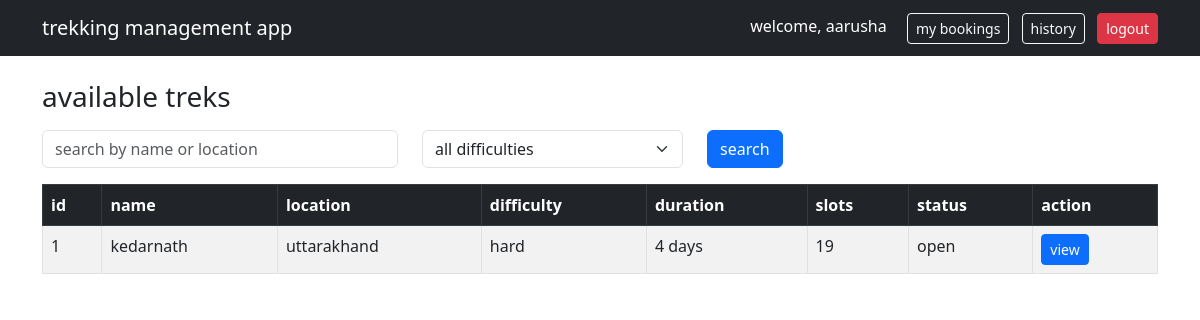
Before: /user/dashboard (signed in) with the older database file.
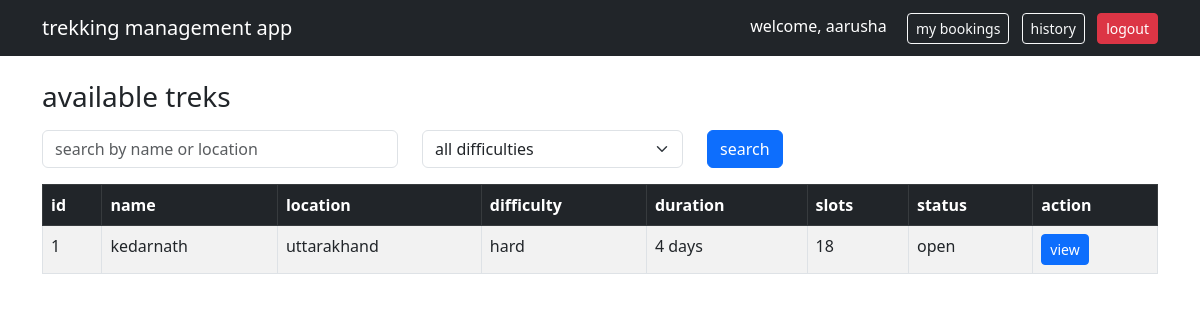
After: the same page with the newer database file.
### database.py (models this page shows)
class Trek(db.Model):
    __tablename__ = 'trek'
    id = db.Column(db.Integer, primary_key=True)
    name = db.Column(db.String(120), nullable=False)
    location = db.Column(db.String(120), nullable=False)
    difficulty = db.Column(db.String(20), nullable=False)
    duration = db.Column(db.Integer, nullable=False)
    available_slots = db.Column(db.Integer, nullable=False)
    status = db.Column(db.String(20), default='pending')
    start_date = db.Column(db.DateTime, nullable=True)
    end_date = db.Column(db.DateTime, nullable=True)
    assigned_staff_id = db.Column(db.Integer, db.ForeignKey('staff.id'), nullable=True)
    bookings = db.relationship('Booking', backref='trek', lazy=True)

### app.py (the view)
@app.route('/user/dashboard')
def user_dashboard():
    if session.get('role') != 'user':
        return redirect(url_for('login'))
    search = request.args.get('search', '')
    difficulty = request.args.get('difficulty', '')
    query = Trek.query.filter_by(status='open')
    if search:
        query = query.filter(Trek.name.contains(search) | Trek.location.contains(search))
    if difficulty:
        query = query.filter_by(difficulty=difficulty)
    treks = query.all()
    return render_template('user/dashboard.html', treks=treks, search=search, difficulty=difficulty)

### templates/user/dashboard.html (shortened to what this page needs)
<!DOCTYPE html>
<html lang="en">
<head>
    <link href="https://cdn.jsdelivr.net/npm/bootstrap@5.3.0-alpha1/dist/css/bootstrap.min.css" rel="stylesheet">
</head>
<body>
<nav class="navbar navbar-dark bg-dark">
    <div class="container">
        <a class="navbar-brand">trekking management app</a>
        <div>
            <span class="text-white me-3">welcome, {{ session['name'] }}</span>
            <a href="/user/bookings" class="btn btn-outline-light btn-sm me-2">my bookings</a>
            <a href="/user/history" class="btn btn-outline-light btn-sm me-2">history</a>
            <a href="/logout" class="btn btn-danger btn-sm">logout</a>
        </div>
    </div>
</nav>
<div class="container mt-4">
    <h3>available treks</h3>
    <form method="GET" class="row mt-3 mb-3">
        <div class="col-md-4">
            <input type="text" name="search" value="{{ search }}" class="form-control" placeholder="search by name or location">
        </div>
        <div class="col-md-3">
            <select name="difficulty" class="form-select">
                <option value="">all difficulties</option>
            </select>
        </div>
        <div class="col-md-2">
            <button type="submit" class="btn btn-primary">search</button>
        </div>
    </form>
    <table class="table table-bordered table-striped">
        <thead class="table-dark">
            <tr>
                <th>id</th>
                <th>name</th>
                <th>location</th>
                <th>difficulty</th>
                <th>duration</th>
                <th>slots</th>
                <th>status</th>
                <th>action</th>
            </tr>
        </thead>
        <tbody>
            {% for trek in treks %}
            <tr>
                <td>{{ trek.id }}</td>
                <td>{{ trek.name }}</td>
                <td>{{ trek.location }}</td>
                <td>{{ trek.difficulty }}</td>
                <td>{{ trek.duration }} days</td>
                <td>{{ trek.available_slots }}</td>
                <td>{{ trek.status }}</td>
                <td>
                    <a href="/user/trek/{{ trek.id }}" class="btn btn-sm btn-primary">view</a>
                </td>
            </tr>
            {% else %}
            <tr>
                <td colspan="8" class="text-center">no treks available</td>
            </tr>
            {% endfor %}
        </tbody>
    </table>
</div>
</body>
</html>

Changed rows visible on the page:
changed Trek "kedarnath": available_slots "19" → "18"
